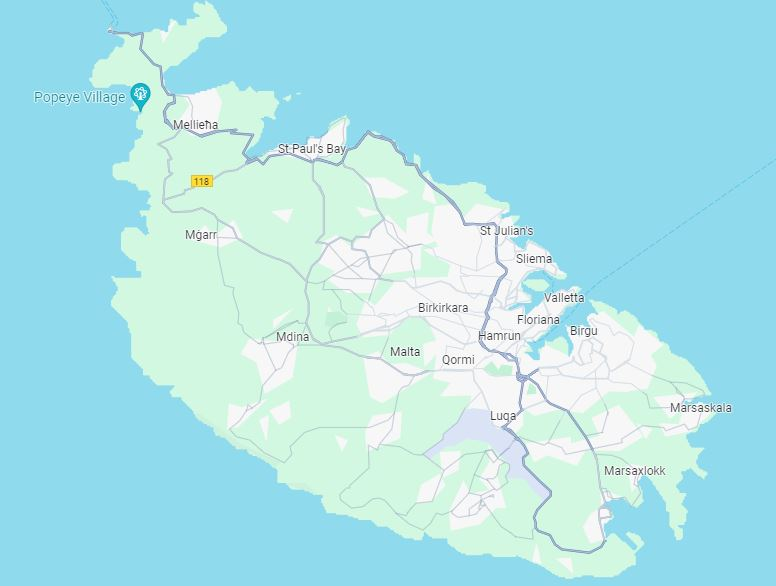
#> input picture traffic/malta.JPG, 776 x 586 px, found by its file name
$ python heatmap.py
#> lines starting #> are read from the running program, lines starting #| are printed output that depends on the picture; after the words box and inside, x2 and y2 are one past the last pixel; in counts of white or black regions, pixels touching at a corner belong together
import cv2
import numpy as np
from datetime import datetime, timedelta

# Define paths to your traffic report files
msida_traffic_path = 'msida_traffic_report.txt'
marsahamrun_traffic_path = 'marsahamrun_traffic_report.txt'
qormicanonroad_traffic_path = 'qormicanonroad_traffic_report.txt'

def round_to_nearest_fifteen_minutes(dt):
    discard = timedelta(minutes=dt.minute % 15, seconds=dt.second, microseconds=dt.microsecond)
    dt -= discard
    if discard >= timedelta(minutes=7.5):
        dt += timedelta(minutes=15)
    return dt.replace(second=0, microsecond=0)

def parse_traffic_report(file_path):
#> called with file_path = 'msida_traffic_report.txt'
    traffic_data = {}
    with open(file_path, 'r') as file:
#> (reads traffic/msida_traffic_report.txt from the repository)
        for line in file:
            parts = line.strip().split(', ')
            timestamp = datetime.strptime(parts[0], "%Y-%m-%d %H:%M:%S")
            rounded_timestamp = round_to_nearest_fifteen_minutes(timestamp)
            conditions = {part.split(': ')[0].strip(): part.split(': ')[1].strip() for part in parts[1:]}
            traffic_data[rounded_timestamp] = conditions
#> (reads traffic/marsahamrun_traffic_report.txt from the repository)
#> (reads traffic/qormicanonroad_traffic_report.txt from the repository)
    return traffic_data

def combine_traffic_data(*data_dicts):
    combined_data = {}
    for data_dict in data_dicts:
        for timestamp, conditions in data_dict.items():
            if timestamp in combined_data:
                combined_data[timestamp].update(conditions)
            else:
                combined_data[timestamp] = conditions.copy()  # Copy to avoid mutable issues
    return combined_data


msida_traffic_data = parse_traffic_report(msida_traffic_path)
marsahamrun_traffic_data = parse_traffic_report(marsahamrun_traffic_path)
qormicanonroad_traffic_data = parse_traffic_report(qormicanonroad_traffic_path)
combined_traffic_data = combine_traffic_data(msida_traffic_data, marsahamrun_traffic_data, qormicanonroad_traffic_data)
sorted_timestamps = sorted(combined_traffic_data.keys())

background = cv2.imread("malta.jpg")  # Update with the correct path to your image
#> background is the input picture: shape (586, 776, 3); mean B, G, R 233.7, 227.7, 172.7
window_name = "Traffic Conditions"
cv2.namedWindow(window_name)

global img_copy
img_copy = background.copy()  # Initialize img_copy with the background

# Updated locations with start and end points for lines
locations = {
    "Msida Direction Mater Dei": [(477, 294), (492, 297)],
    "Msida Direction St Julians": [(492, 297), (498, 283)],
    "Msida Direction Marsa": [(492, 297), (487, 313)],
    "Msida Direction Hamrun": [(496, 299), (494, 312)],
    "Marsa Hamrun Direction Marsa": [(484, 347), (511, 355)],
    "Marsa Hamrun Direction Santa Venera": [(487, 319), (484, 347)],
    "Marsa Hamrun Direction Qormi": [(466, 341), (482, 345)],
    "Qormi Direction Attard": [(440, 336), (456, 343)],
    "Attard Direction Hamrun": [(448, 329), (462, 337)]
}

def traffic_condition_to_color(condition):
    return {
        "no traffic": (0, 255, 0),
        "moderate traffic": (0, 165, 255),
        "heavy traffic": (0, 0, 255)
    }.get(condition, (255, 255, 255))  # Default for unknown conditions

def update_display(val):
#> called with val = 0
    global img_copy
    img_copy = background.copy()  # Reset img_copy with a fresh background for each update
    target_timestamp_index = max(0, min(val, len(sorted_timestamps) - 1))
    target_timestamp = sorted_timestamps[target_timestamp_index]
    conditions = combined_traffic_data[target_timestamp]

    for location, points in locations.items():
        condition = conditions.get(location, "no data")
        color = traffic_condition_to_color(condition)
        cv2.line(img_copy, points[0], points[1], color, thickness=10, lineType=cv2.LINE_AA)
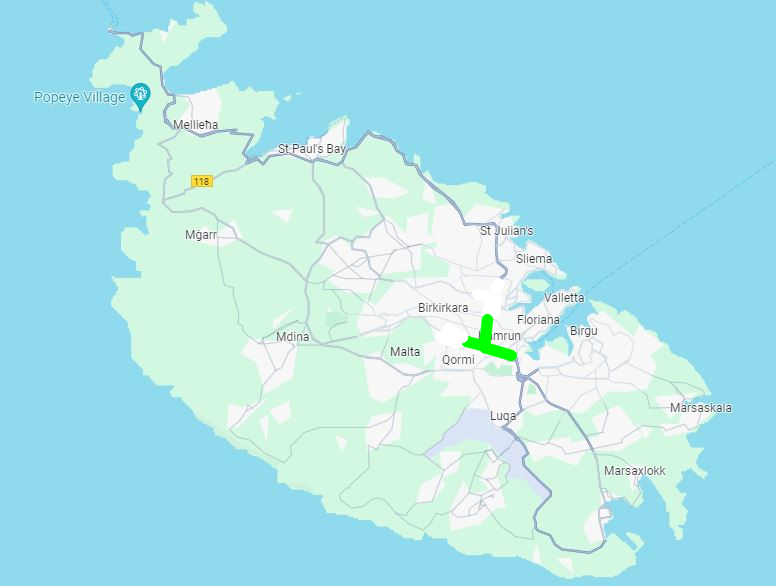
#> img_copy: shape (586, 776, 3); 0.51% of pixels changed, all inside (x1, y1, x2, y2) = (434, 277, 518, 362)

    display_timestamp(target_timestamp)

def display_timestamp(timestamp):
    font = cv2.FONT_HERSHEY_SIMPLEX
#> font = 0
    font_scale = 1
    font_thickness = 1
    text = timestamp.strftime('%Y-%m-%d %H:%M:%S')
    text_size = cv2.getTextSize(text, font, font_scale, font_thickness)[0]
#> text_size = (369, 22)
    text_x = img_copy.shape[1] - text_size[0] - 10  # Position on the right
#> text_x = 397
    text_y = 30
    cv2.putText(img_copy, text, (text_x, text_y), font, font_scale, (255, 255, 255), font_thickness, cv2.LINE_AA)
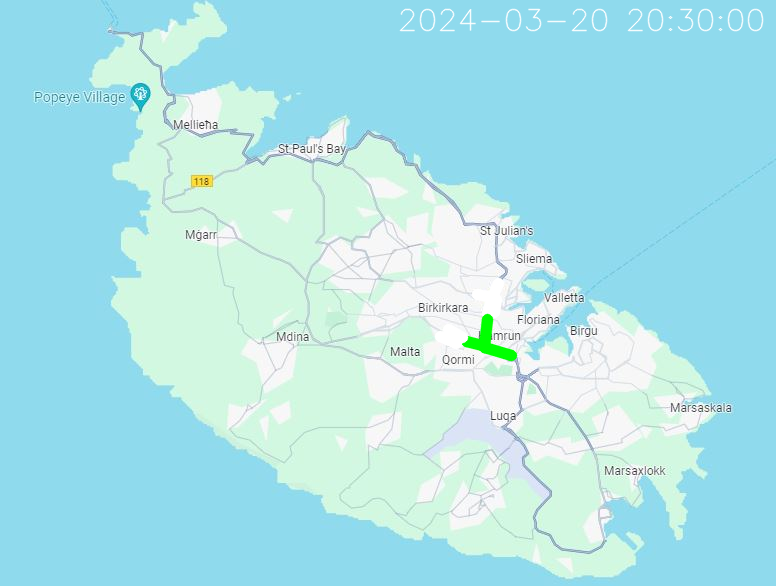
#> img_copy: shape (586, 776, 3); 0.5% of pixels changed, all inside (x1, y1, x2, y2) = (399, 8, 764, 32)
    cv2.imshow(window_name, img_copy)

def mouse_callback(event, x, y, flags, param):
    if event == cv2.EVENT_MOUSEMOVE:
        display_img_copy = img_copy.copy()  # Use the current state of img_copy
        # Display the current x, y coordinates on the frame
        text_position = (10, display_img_copy.shape[0] - 10)  # Position at the bottom
        cv2.putText(display_img_copy, f'X: {x}, Y: {y}', text_position, cv2.FONT_HERSHEY_SIMPLEX, 1, (0, 255, 0), 2)
        cv2.imshow(window_name, display_img_copy)

cv2.setMouseCallback(window_name, mouse_callback)

cv2.createTrackbar("Time", window_name, 0, len(sorted_timestamps) - 1, update_display)
update_display(0)  # Initial call to display the first set of traffic conditions

while True:
    if cv2.waitKey(1) & 0xFF == 27:  # ESC key to exit
#> (key Esc is pressed here)
        break

cv2.destroyAllWindows()
